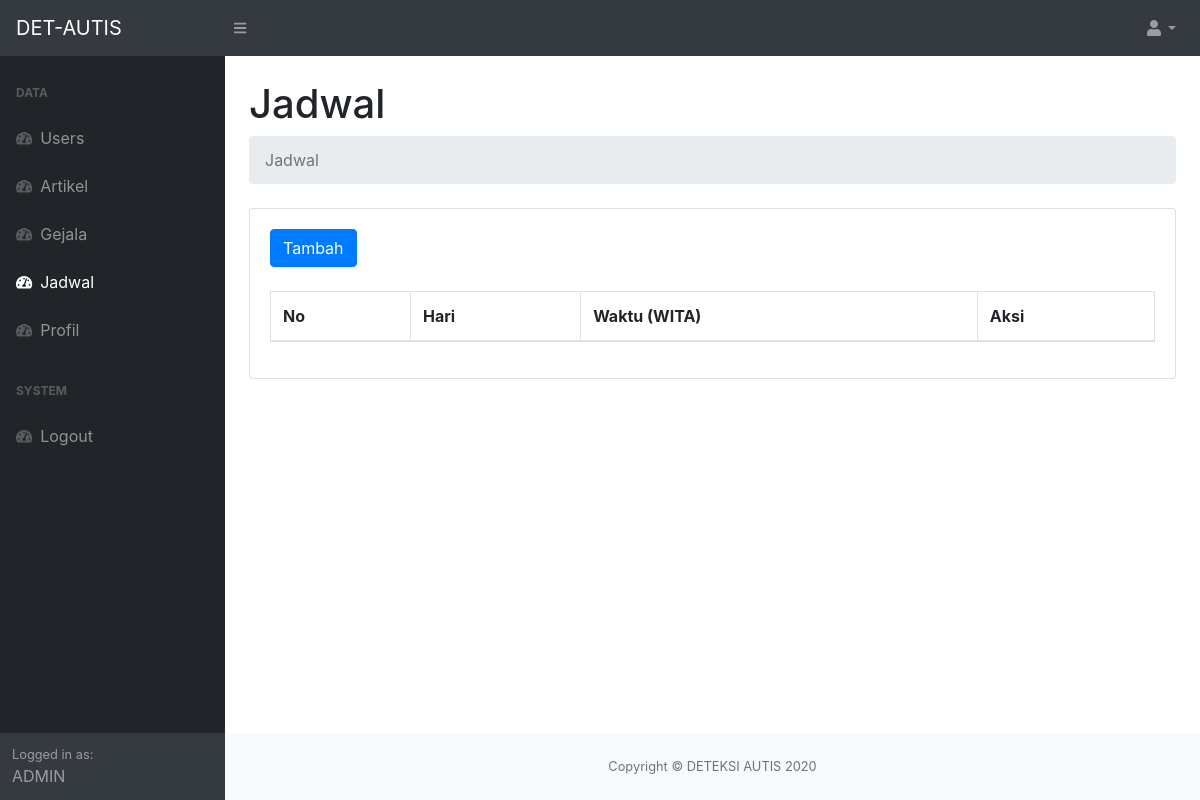
/admin/index.php?page=jadwal (signed in), run on an earlier commit of the app's database.
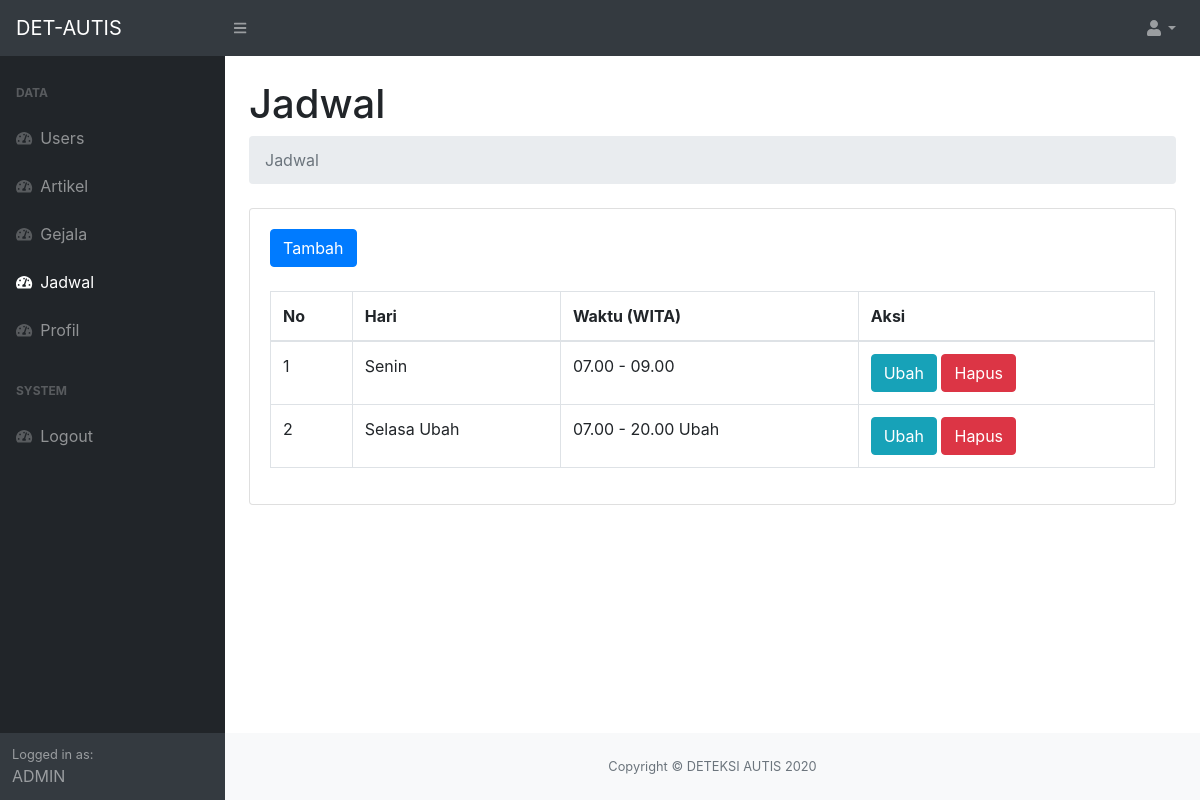
And on a later commit of the database.
### tables this page shows
CREATE TABLE `jadwal` (
  `id` int(11) NOT NULL,
  `hari` varchar(128) NOT NULL,
  `waktu` varchar(128) NOT NULL
);

### admin/Jadwal/index.php (the view, shortened to what this page needs)
<div class="container-fluid">
    <h1 class="mt-4">Jadwal</h1>
    <ol class="breadcrumb mb-4">
        <li class="breadcrumb-item active">Jadwal</li>
    </ol>
    <div class="card mb-4">
        <div class="card-body">
            <a href="?page=jadwal-tambah" class="btn btn-primary mb-4">Tambah</a>
            <div class="table-responsive">
                <table class="table table-bordered" id="dataTable" width="100%" cellspacing="0">
                    <thead>
                        <tr>
                            <th>No</th>
                            <th>Hari</th>
                            <th>Waktu (WITA)</th>
                            <th>Aksi</th>
                        </tr>
                    </thead>
                    <tbody>
                        <?php $getJadwal = $koneksi->query("SELECT * FROM jadwal") ?>
                        <?php $no = 1;
                        while ($dataJadwal = $getJadwal->fetch_assoc()) : ?>
                            <tr>
                                <td><?= $no ?></td>
                                <td><?= $dataJadwal['hari'] ?></td>
                                <td><?= $dataJadwal['waktu'] ?></td>
                                <td>
                                    <a href="index.php?page=jadwal-ubah&id=<?= $dataJadwal['id'] ?>" class="btn btn-info">Ubah</a>
                                    <a href="index.php?page=jadwal-hapus&id=<?= $dataJadwal['id'] ?>" class="btn btn-danger" onclick="return confirm('Hapus Data?')">Hapus</a>
                                </td>
                            </tr>
                        <?php $no++;
                        endwhile ?>
                    </tbody>
                </table>
            </div>
        </div>
    </div>
</div>

### admin/index.php (shortened to what this page needs)
<!DOCTYPE html>
<html lang="en">
<head>
    <link href="../assets/css/styles.css" rel="stylesheet" />
    <link href="https://cdn.datatables.net/1.10.20/css/dataTables.bootstrap4.min.css" rel="stylesheet" />
    <?php include "../config/koneksi.php"; ?>
</head>
<body class="sb-nav-fixed">
    <nav class="sb-topnav navbar navbar-expand navbar-dark bg-dark">
        <a class="navbar-brand" href="index.php">DET-AUTIS</a><button class="btn btn-link btn-sm order-1 order-lg-0" id="sidebarToggle" href="#"><i class="fas fa-bars"></i></button>
        <ul class="navbar-nav ml-auto ml-md-0">
            <li class="nav-item dropdown">
                <a class="nav-link dropdown-toggle" id="userDropdown" href="#" role="button" data-toggle="dropdown" aria-haspopup="true" aria-expanded="false"><i class="fas fa-user fa-fw"></i></a>
            </li>
        </ul>
    </nav>
    <div id="layoutSidenav">
        <div id="layoutSidenav_nav">
            <nav class="sb-sidenav accordion sb-sidenav-dark" id="sidenavAccordion">
                <div class="sb-sidenav-menu">
                    <div class="nav">
                        <div class="sb-sidenav-menu-heading">Data</div>
                        <a class="nav-link" href="index.php">
                            <div class="sb-nav-link-icon"><i class="fas fa-tachometer-alt"></i></div>
                            Users
                        </a>
                        <a class="nav-link" href="?page=artikel">
                            <div class="sb-nav-link-icon"><i class="fas fa-tachometer-alt"></i></div>
                            Artikel
                        </a>
                        <a class="nav-link" href="?page=gejala">
                            <div class="sb-nav-link-icon"><i class="fas fa-tachometer-alt"></i></div>
                            Gejala
                        </a>
                        <a class="nav-link" href="?page=jadwal">
                            <div class="sb-nav-link-icon"><i class="fas fa-tachometer-alt"></i></div>
                            Jadwal
                        </a>
                        <a class="nav-link" href="?page=profil">
                            <div class="sb-nav-link-icon"><i class="fas fa-tachometer-alt"></i></div>
                            Profil
                        </a>
                        <div class="sb-sidenav-menu-heading">System</div>
                        <a class="nav-link" href="logout.php">
                            <div class="sb-nav-link-icon"><i class="fas fa-tachometer-alt"></i></div>
                            Logout
                        </a>
                    </div>
                </div>
                <div class="sb-sidenav-footer">
                    <div class="small">Logged in as:</div>
                    ADMIN
                </div>
            </nav>
        </div>
        <div id="layoutSidenav_content">
            <main>
                <?php
                if (isset($_GET['page'])) {
                    switch ($_GET['page']) {
                        case 'jadwal':
                            include "Jadwal/index.php";
                            break;
                    }
                } else {
                    include "Users/index.php";
                }
                ?>
            </main>
            <footer class="py-4 bg-light mt-auto">
                <div class="container-fluid">
                    <div class="d-flex align-items-center justify-content-center small">
                        <div class="text-muted">Copyright &copy; DETEKSI AUTIS 2020</div>
                    </div>
                </div>
            </footer>
        </div>
    </div>
</body>
</html>

What changed in the data, as far as the page shows it:
added jadwal: hari "Senin", waktu "07.00 - 09.00"
added jadwal: hari "Selasa Ubah", waktu "07.00 - 20.00 Ubah"
